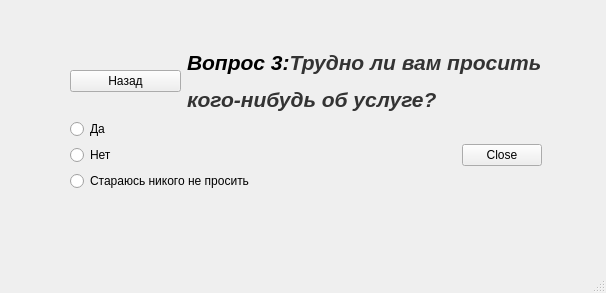
<?xml version="1.0" encoding="UTF-8"?>
<ui version="4.0">
 <class>Test_2qu3</class>
 <widget class="QMainWindow" name="Test_2qu3">
  <property name="geometry">
   <rect>
    <x>0</x>
    <y>0</y>
    <width>606</width>
    <height>293</height>
   </rect>
  </property>
  <property name="windowTitle">
   <string>MainWindow</string>
  </property>
  <widget class="QWidget" name="centralwidget">
   <widget class="QWidget" name="">
    <property name="geometry">
     <rect>
      <x>70</x>
      <y>50</y>
      <width>472</width>
      <height>141</height>
     </rect>
    </property>
    <layout class="QGridLayout" name="gridLayout">
     <item row="0" column="0" colspan="2">
      <layout class="QHBoxLayout" name="horizontalLayout">
       <item>
        <widget class="QPushButton" name="backButton_for_q2">
         <property name="text">
          <string>Назад</string>
         </property>
        </widget>
       </item>
       <item>
        <widget class="QLabel" name="label">
         <property name="text">
          <string>&lt;html&gt;&lt;head/&gt;&lt;body&gt;&lt;p&gt;&lt;span style=&quot; font-size:16pt; font-weight:600; font-style:italic;&quot;&gt;Вопрос 3:&lt;/span&gt;&lt;span style=&quot; font-family:'Trebuchet MS,Georgia,Bitstream Charter,serif'; font-size:16pt; font-weight:600; font-style:italic; color:#333333; background-color:transparent;&quot;&gt;Трудно ли вам просить&lt;/span&gt;&lt;/p&gt;&lt;p&gt;&lt;span style=&quot; font-family:'Trebuchet MS,Georgia,Bitstream Charter,serif'; font-size:16pt; font-weight:600; font-style:italic; color:#333333; background-color:transparent;&quot;&gt; кого-нибудь об услуге?&lt;/span&gt;&lt;/p&gt;&lt;/body&gt;&lt;/html&gt;</string>
         </property>
        </widget>
       </item>
      </layout>
     </item>
     <item row="1" column="0">
      <layout class="QVBoxLayout" name="verticalLayout">
       <item>
        <widget class="QRadioButton" name="radioButton_13">
         <property name="text">
          <string>Да</string>
         </property>
        </widget>
       </item>
       <item>
        <widget class="QRadioButton" name="radioButton_23">
         <property name="text">
          <string>Нет</string>
         </property>
        </widget>
       </item>
       <item>
        <widget class="QRadioButton" name="radioButton_33">
         <property name="text">
          <string>Стараюсь никого не просить</string>
         </property>
        </widget>
       </item>
      </layout>
     </item>
     <item row="1" column="1">
      <layout class="QHBoxLayout" name="horizontalLayout_2">
       <item>
        <spacer name="horizontalSpacer">
         <property name="orientation">
          <enum>Qt::Horizontal</enum>
         </property>
         <property name="sizeHint" stdset="0">
          <size>
           <width>208</width>
           <height>20</height>
          </size>
         </property>
        </spacer>
       </item>
       <item>
        <widget class="QPushButton" name="closeButton_for_Begin">
         <property name="text">
          <string>Close</string>
         </property>
        </widget>
       </item>
      </layout>
     </item>
    </layout>
   </widget>
  </widget>
  <widget class="QMenuBar" name="menubar">
   <property name="geometry">
    <rect>
     <x>0</x>
     <y>0</y>
     <width>606</width>
     <height>21</height>
    </rect>
   </property>
  </widget>
  <widget class="QStatusBar" name="statusbar"/>
 </widget>
 <resources/>
 <connections/>
</ui>
